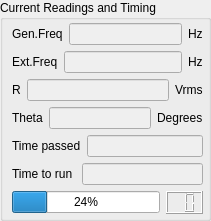
   <widget class="QGroupBox" name="groupBoxCurrentReadingsAndTiming">
    <property name="geometry">
     <rect>
      <x>620</x>
      <y>10</y>
      <width>211</width>
      <height>221</height>
     </rect>
    </property>
    <property name="title">
     <string>Current Readings and Timing</string>
    </property>
    <widget class="QWidget" name="layoutWidget">
     <property name="geometry">
      <rect>
       <x>12</x>
       <y>23</y>
       <width>191</width>
       <height>201</height>
      </rect>
     </property>
     <layout class="QVBoxLayout" name="verticalLayout_3">
      <item>
       <layout class="QHBoxLayout" name="horizontalLayout_10">
        <item>
         <widget class="QLabel" name="labelCurrentReadingsFrequencyGenerator">
          <property name="text">
           <string>Gen.Freq</string>
          </property>
         </widget>
        </item>
        <item>
         <widget class="QLineEdit" name="lineEditCurrentReadingsFrequencyGenerator">
          <property name="enabled">
           <bool>false</bool>
          </property>
         </widget>
        </item>
        <item>
         <widget class="QLabel" name="labelCurrentReadingsFrequencyUnitsGenerator">
          <property name="text">
           <string>Hz</string>
          </property>
         </widget>
        </item>
       </layout>
      </item>
      <item>
       <layout class="QHBoxLayout" name="horizontalLayout_7">
        <item>
         <widget class="QLabel" name="labelCurrentReadingsExternalFrequencyLockInAmplifier">
          <property name="text">
           <string>Ext.Freq</string>
          </property>
         </widget>
        </item>
        <item>
         <widget class="QLineEdit" name="lineEditCurrentReadingsExternalFrequencyLockInAmplifier">
          <property name="enabled">
           <bool>false</bool>
          </property>
         </widget>
        </item>
        <item>
         <widget class="QLabel" name="labelCurrentReadingsExternalFrequencyUnitsLockInAmplifier">
          <property name="text">
           <string>Hz</string>
          </property>
         </widget>
        </item>
       </layout>
      </item>
      <item>
       <layout class="QHBoxLayout" name="horizontalLayout_8">
        <item>
         <widget class="QLabel" name="labelCurrentRFrequencyLockInAmplifier">
          <property name="text">
           <string>R</string>
          </property>
         </widget>
        </item>
        <item>
         <widget class="QLineEdit" name="lineEditCurrentReadingsRLockInAmplifier">
          <property name="enabled">
           <bool>false</bool>
          </property>
         </widget>
        </item>
        <item>
         <widget class="QLabel" name="labelCurrentReadingsRUnitsLockInAmplifier">
          <property name="text">
           <string>Vrms</string>
          </property>
         </widget>
        </item>
       </layout>
      </item>
      <item>
       <layout class="QHBoxLayout" name="horizontalLayout_9">
        <item>
         <widget class="QLabel" name="labelCurrentThetaFrequencyLockInAmplifier">
          <property name="text">
           <string>Theta</string>
          </property>
         </widget>
        </item>
        <item>
         <widget class="QLineEdit" name="lineEditCurrentReadingsThetaLockInAmplifier">
          <property name="enabled">
           <bool>false</bool>
          </property>
         </widget>
        </item>
        <item>
         <widget class="QLabel" name="labelCurrentReadingsThetaUnitsLockInAmplifier">
          <property name="text">
           <string>Degrees</string>
          </property>
         </widget>
        </item>
       </layout>
      </item>
      <item>
       <layout class="QHBoxLayout" name="horizontalLayout_11">
        <item>
         <widget class="QLabel" name="labelTimePassed">
          <property name="text">
           <string>Time passed</string>
          </property>
         </widget>
        </item>
        <item>
         <widget class="QLineEdit" name="lineEditTimePassed">
          <property name="enabled">
           <bool>false</bool>
          </property>
         </widget>
        </item>
       </layout>
      </item>
      <item>
       <layout class="QHBoxLayout" name="horizontalLayout_12">
        <item>
         <widget class="QLabel" name="labelTimeToRun">
          <property name="text">
           <string>Time to run </string>
          </property>
         </widget>
        </item>
        <item>
         <widget class="QLineEdit" name="lineEditTimeToRun">
          <property name="enabled">
           <bool>false</bool>
          </property>
         </widget>
        </item>
       </layout>
      </item>
      <item>
       <layout class="QHBoxLayout" name="horizontalLayout_13">
        <item>
         <widget class="QProgressBar" name="progressBarExperiment">
          <property name="value">
           <number>24</number>
          </property>
         </widget>
        </item>
        <item>
         <widget class="QLCDNumber" name="lcdNumber">
          <property name="digitCount">
           <number>2</number>
          </property>
         </widget>
        </item>
       </layout>
      </item>
      <item>
       <spacer name="verticalSpacer_5">
        <property name="orientation">
         <enum>Qt::Vertical</enum>
        </property>
        <property name="sizeHint" stdset="0">
         <size>
          <width>20</width>
          <height>40</height>
         </size>
        </property>
       </spacer>
      </item>
     </layout>
    </widget>
   </widget>
